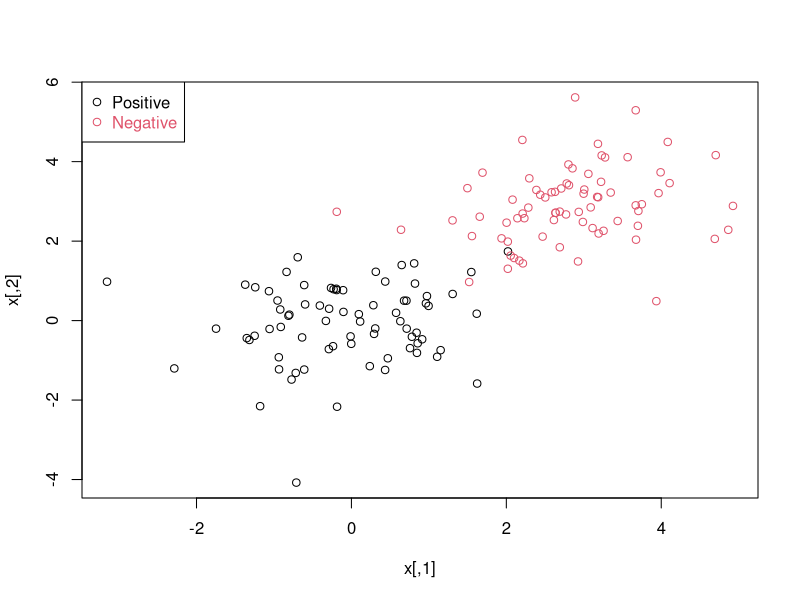
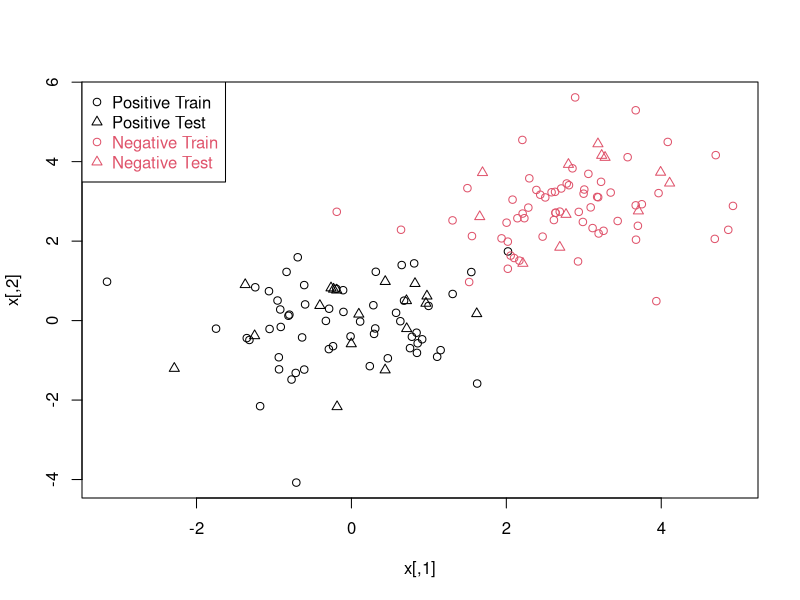

These charts were generated, in order, by the following R code:
#data generation
n <- 150 
p <- 2
sigma <- 1
meanpos <- 0
meanneg <- 3
npos <- round(n/2)
nneg <- n-npos
xpos <- matrix(rnorm(npos*p,mean=meanpos,sd=sigma),npos,p)
xneg <- matrix(rnorm(nneg*p,mean=meanneg,sd=sigma),npos,p)
x <- rbind(xpos,xneg)
y <- matrix(c(rep(1,npos),rep(-1,nneg)))

plot(x,col=ifelse(y>0,1,2))
legend("topleft",c('Positive','Negative'),col=seq(2),pch=1,text.col=seq(2))

ntrain <- round(n*0.8)
tindex <- sample(n,ntrain)
xtrain <- x[tindex,]
xtest <- x[-tindex,]
ytrain <- y[tindex]
ytest <- y[-tindex]
istrain=rep(0,n)
istrain[tindex]=1
# Visualize
plot(x,col=ifelse(y>0,1,2),pch=ifelse(istrain==1,1,2))
legend("topleft",c('Positive Train','Positive Test','Negative Train','Negative Test'),col=c(1,1,2,2), pch=c(1,2,1,2), text.col=c(1,1,2,2))

#data is splitted
